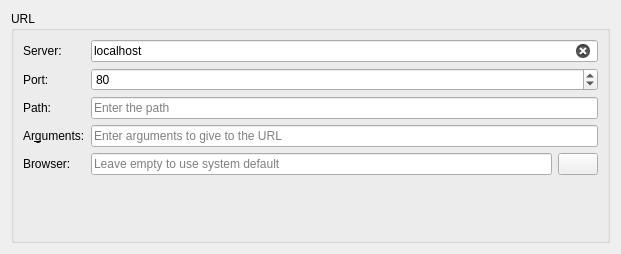
<?xml version="1.0" encoding="UTF-8"?>
<ui version="4.0">
 <class>BrowserAppPage</class>
 <widget class="QWidget" name="BrowserAppPage">
  <property name="geometry">
   <rect>
    <x>0</x>
    <y>0</y>
    <width>621</width>
    <height>254</height>
   </rect>
  </property>
  <layout class="QVBoxLayout" name="verticalLayout">
   <item>
    <widget class="QGroupBox" name="groupBox">
     <property name="title">
      <string>URL</string>
     </property>
     <layout class="QFormLayout" name="formLayout">
      <item row="0" column="0">
       <widget class="QLabel" name="label_7">
        <property name="text">
         <string>Server:</string>
        </property>
       </widget>
      </item>
      <item row="0" column="1">
       <widget class="KLineEdit" name="server">
        <property name="text">
         <string>localhost</string>
        </property>
        <property name="maxLength">
         <number>25</number>
        </property>
        <property name="clearButtonEnabled">
         <bool>true</bool>
        </property>
       </widget>
      </item>
      <item row="2" column="0">
       <widget class="QLabel" name="label_2">
        <property name="text">
         <string>Path:</string>
        </property>
       </widget>
      </item>
      <item row="2" column="1">
       <widget class="KLineEdit" name="path">
        <property name="placeholderText">
         <string>Enter the path</string>
        </property>
       </widget>
      </item>
      <item row="3" column="0">
       <widget class="QLabel" name="label_3">
        <property name="text">
         <string>Ar&amp;guments:</string>
        </property>
        <property name="buddy">
         <cstring>arguments</cstring>
        </property>
       </widget>
      </item>
      <item row="3" column="1">
       <widget class="KLineEdit" name="arguments">
        <property name="toolTip">
         <string>Enter arguments to give to the executable</string>
        </property>
        <property name="placeholderText">
         <string>Enter arguments to give to the URL</string>
        </property>
       </widget>
      </item>
      <item row="5" column="0">
       <widget class="QLabel" name="label">
        <property name="text">
         <string>Browser:</string>
        </property>
       </widget>
      </item>
      <item row="5" column="1">
       <layout class="QHBoxLayout">
        <item>
         <widget class="KLineEdit" name="browser">
          <property name="placeholderText">
           <string>Leave empty to use system default</string>
          </property>
         </widget>
        </item>
        <item>
         <widget class="QPushButton" name="selectBrowserButton">
          <property name="sizePolicy">
           <sizepolicy hsizetype="Maximum" vsizetype="Fixed">
            <horstretch>0</horstretch>
            <verstretch>0</verstretch>
           </sizepolicy>
          </property>
          <property name="toolTip">
           <string>Select a browser</string>
          </property>
         </widget>
        </item>
       </layout>
      </item>
      <item row="1" column="0">
       <widget class="QLabel" name="label_4">
        <property name="text">
         <string>Port:</string>
        </property>
       </widget>
      </item>
      <item row="1" column="1">
       <widget class="QSpinBox" name="port">
        <property name="maximum">
         <number>65535</number>
        </property>
        <property name="value">
         <number>80</number>
        </property>
       </widget>
      </item>
     </layout>
    </widget>
   </item>
  </layout>
 </widget>
 <customwidgets>
  <customwidget>
   <class>KLineEdit</class>
   <extends>QLineEdit</extends>
   <header>klineedit.h</header>
  </customwidget>
 </customwidgets>
 <resources/>
 <connections/>
</ui>
